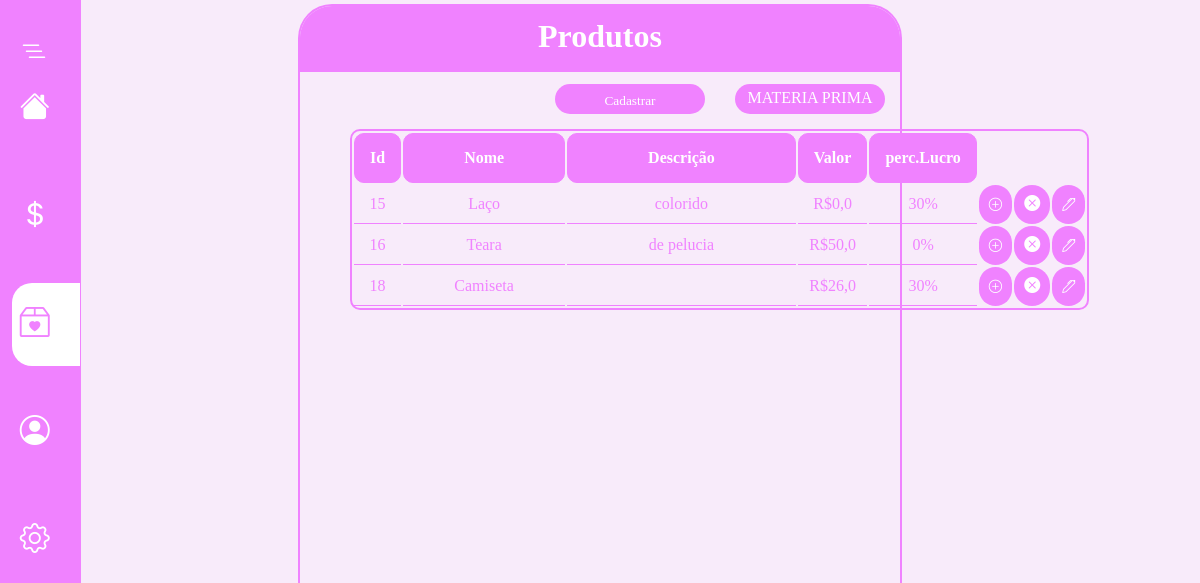
The page /produto on the database as committed earlier.
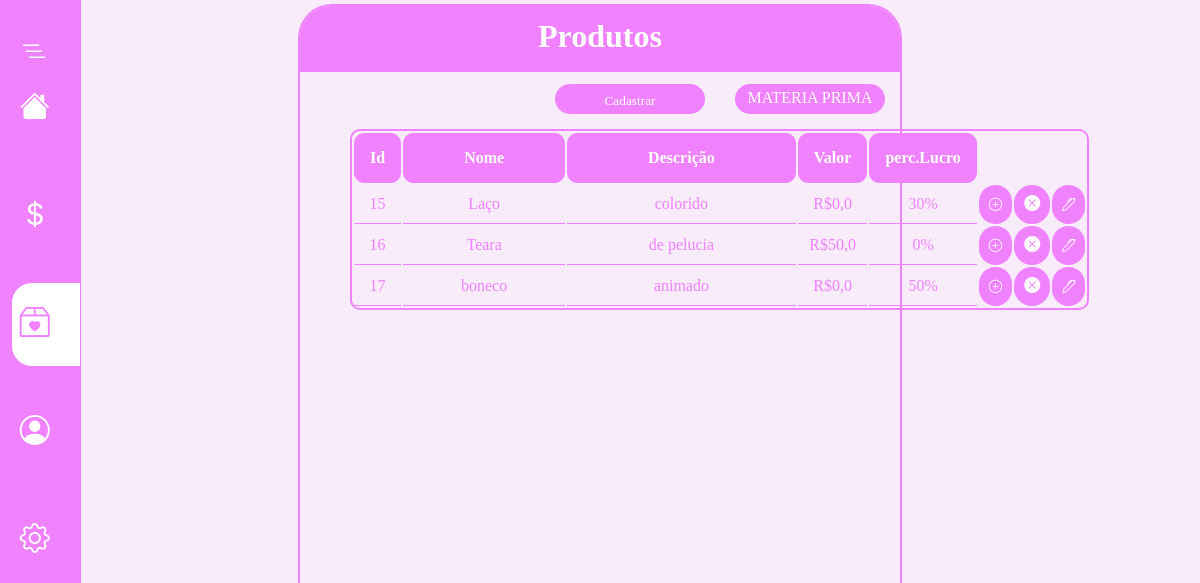
The same page on the database as committed later.
### Cadastrar/models.py (models this page shows)
class Produto(models.Model):
    nome = models.CharField('Nome', max_length=100)
    descricao = models.CharField('Descrição', max_length=100)
    preco = models.FloatField('Preço', max_length=4)
    precoAutomatico = models.CharField('precoautomatico', max_length=5)
    porcemPadrao = models.CharField('porcemPadrao', max_length=5)
    porcemLucro = models.IntegerField('%')

### Cadastrar/views.py (the view, shortened to what this page needs)
# urls.py: path('produto', views.produto, name='produto'),
def produto(request):
    prod = {
        'produtos': prodCad.objects.all()
    }
    atualizarProduto()
    return render(request, 'produto.html', prod)

### Cadastrar/templates/produto.html (shortened to what this page needs)
{% load static %}
<!DOCTYPE html>
<html lang="en">
<head>
    <link rel="stylesheet" href="https://cdn.jsdelivr.net/npm/bootstrap-icons@1.11.1/font/bootstrap-icons.css">
    <link rel="stylesheet" href="{% static 'css/bar.css' %}">
    <link rel="stylesheet" href="{% static 'css/corpo.css' %}">
    <link rel="stylesheet" href="{% static 'css/modal-prod.css' %}">
</head>
<body>
    <nav class="menu-lateral">
        <div class="btn-expandir">
            <i class="bi bi-list-nested" id="btn-exp"></i>
        </div>
        <ul id="bar-ul">
            <li class="item-menu" >
                <a href="{% url 'index' %}">
                    <span class="icon"><i class="bi bi-house-fill"></i></span>
                </a>
            </li>
            <li class="item-menu">
                <a href="#">
                    <span class="icon"><i class="bi bi-currency-dollar"></i></span>
                </a>
            </li>
            <li class="item-menu ativo">
                <a href="{% url 'produto' %}">
                    <span class="icon"><i class="bi bi-box2-heart"></i></span>
                </a>
            </li>
            <li class="item-menu">
                <a href="#">
                    <span class="icon"><i class="bi bi-person-circle"></i></span>
                </a>
            </li>
            <li class="item-menu">
                <a href="#">
                    <span class="icon"><i class="bi bi-gear"></i></span>
                </a>
            </li>
        </ul>
    </nav>
    <div id="aba-prod">
        <h1 id="h1-produtos">Produtos</h1>
        <a href="{% url 'Mprima' %}" id="M_prima">MATERIA PRIMA</a>
        <button id="Material_cad">
            Cadastrar
        </button>
            <div>
            <table id="t-mprima">
                <thead>
                <tr>
                    <th id="t-id">Id</th>
                    <th id="t-nome">Nome</th>
                    <th id="t-desc">Descrição</th>
                    <th id="t-valor">Valor</th>
                    <th id="t-perc">perc.Lucro</th>
                    <th class="t-icons"></th>
                    <th class="t-icons"></th>
                </tr>
                </thead>
                {% for produto in produtos %}
                <tr>
                    <td class="t-linha">{{produto.id}}</td>
                    <td class="t-linha">{{produto.nome}}</td>
                    <td class="t-linha">{{produto.descricao}}</td>
                    <td class="t-linha">R${{produto.preco}}</td>
                    <td class="t-linha">{{produto.porcemLucro}}%</td>
                    <td class="td-icon">
                        <button class="t-icon bt_editar editar-item-btn" data-item-id="{{produto.id}}"><span><i class="bi bi-plus-circle"></i></span></button>
                    </td>
                    <td class="td-icon">
                        <a href="{% url 'deleteP' produto.id %}" class="t-icon"><span><i class="bi bi-x-circle-fill"></i></span></a>
                    </td>
                    <td class="td-icon">
                        <button class="t-icon bt_editar editar-produto-btn" data-item-id="{{produto.id}}"><span><i class="bi bi-pen"></i></span></button>
                    </td>
                </tr>
                {% endfor %}
            </table>
        </div>
    </div>
</body>
</html>

### Cadastrar/static/css/bar.css (style rules this page uses)
* { margin: 0; padding: 0; box-sizing: border-box; font-family: 'Lucida Sans Regular'; }
body { height: 100vh; background-color: #f8ebfa; }
nav.menu-lateral { width: 80px; height: 100%; background: #f082ff; padding: 40px 0 40px 1%; box-shadow: 1px 0 0 #f082ff; position: fixed; top: 0; left: 0; overflow: hidden; transition: .2s; }
.btn-expandir { width: 100%; padding-left: 10px; }
.btn-expandir > i { color: #fff; font-size: 24px; cursor: pointer; }
#bar-ul { height: 100%; list-style-type: none; }
ul li.item-menu { transition: 0.2s; border-top-left-radius: 20px; border-bottom-left-radius: 20px; }
ul li.ativo { background: #fff; border-top-left-radius: 20px; border-bottom-left-radius: 20px; }
ul li.item-menu.ativo a { color: #f082ff; }
ul li.item-menu a { color: #fff; text-decoration: none; font-size: 20px; padding: 20px 4%; display: flex; margin-bottom: 25px; line-height: 40px; }
ul li.item-menu a .icon >i { font-size: 30px; margin-left: 5px; }

### Cadastrar/static/css/corpo.css (style rules this page uses)
#aba-prod { width: 50%; height: 98%; box-shadow: 0 0 0 2px #f082ff; margin-left: 25%; margin-top: 0.5%; border-radius: 2rem; position: absolute; }
#h1-produtos { background: #f082ff; color: #fff; height: 8%; text-align: center; padding-top: 2%; box-shadow: 0 3px #f082ff; border-top-right-radius: 2rem; border-top-left-radius: 2rem; }
#M_prima { float: right; padding-top: 5px; background: #f082ff; margin: 15px; width: 150px; height: 30px; color: #fff; text-decoration: none; text-align: center; border-radius: 15px; }
#t-mprima { margin: 50px; border: 2px solid #f082ff; border-radius: 10px; width: 90%; }
#t-mprima #t-id { color: white; padding: 15px; border: 1px solid #f082ff; border-radius: 10px; background: #f082ff; }
#t-mprima #t-nome { color: white; padding: 15px; padding-left:60px ; padding-right:60px; border: 1px solid #f082ff; border-radius: 10px; background: #f082ff; }
#t-mprima #t-desc { color: white; padding: 15px; padding-left:80px ; padding-right:80px; border: 1px solid #f082ff; border-radius: 10px; background: #f082ff; }
#t-mprima #t-valor { color: white; padding: 15px; border: 1px solid #f082ff; border-radius: 10px; background: #f082ff; }
#t-mprima #t-perc { color: white; padding: 15px; border: 1px solid #f082ff; border-radius: 10px; background: #f082ff; }
#t-mprima td { color: #f082ff; text-align: center; }
.bt_editar { background: none; border: none; outline: none; }
.t-icon span i { color: white; }
.t-icons { padding: 15px; }
#t-mprima .t-linha { border-bottom:1px solid #f082ff; padding: 10px; }
#t-mprima .td-icon { background: #f082ff; border-radius: 20px; padding: 10px; }
#Material_cad { float: right; padding-top: 5px; background: #f082ff; margin: 15px; width: 150px; height: 30px; color: #fff; text-decoration: none; text-align: center; border-radius: 15px; border: #f082ff; outline: none; }

Rows that differ between the two databases and show on the page:
removed Produto: id "18", nome "Camiseta", preco "26,0", porcemLucro "30"
added Produto: id "17", nome "boneco", descricao "animado", preco "0,0", porcemLucro "50"
